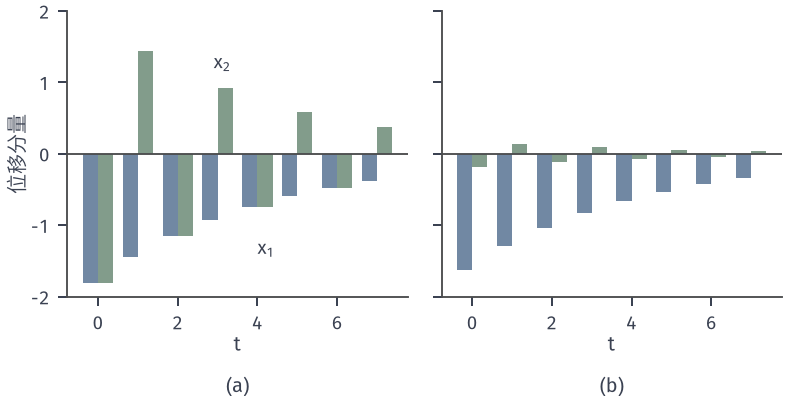

Write the Python code that produced this figure.
from pathlib import Path
import sys
ROOT = next(p for p in Path(__file__).resolve().parents if (p/'build.sh').is_file() and (p/'tex/book.tex').is_file())
sys.path.insert(0, str(ROOT/'figures/00-shared/mathematical-preliminaries-upper/00-shared/comprehension-figures'))
from support import figure, save, BLUE, GREEN, YELLOW, RED, PURPLE, INK, MUTED, GRID, BLUE_FILL, GREEN_FILL, YELLOW_FILL, RED_FILL, PURPLE_FILL
import numpy as np
HERE = Path(__file__).resolve().parent
STROKE = '#4C4D4F'
def panel(fig, left, right, top, bottom, wspace=.25, hspace=.2):
    fig.set_layout_engine(None)
    fig.subplots_adjust(left=left, right=right, top=top, bottom=bottom, wspace=wspace, hspace=hspace)
def tag(fig, ax, s, y=None, d=.085):
    p = ax.get_position(); fig.text((p.x0+p.x1)/2, (p.y0-d) if y is None else y, s, ha='center', va='top')
# 贯穿例：f(x)=(x1^2+9 x2^2)/2，x0=(9,1)，mu=1，L=9，kappa=9。
H = np.array([1., 9.]); X0 = np.array([9., 1.])
def f_ex(x): return .5*(H*np.asarray(x)**2).sum(-1)
def contour_ex(ax, xr, yr, levels):
    X,Y = np.meshgrid(np.linspace(*xr,700), np.linspace(*yr,500))
    ax.contour(X,Y,.5*(X**2+9*Y**2),levels=levels,colors=[BLUE],linewidths=.65)
def path(ax, P, c, ms=3.2, lw=1.2, **k):
    P=np.asarray(P); ax.plot(P[:,0],P[:,1],'-o',color=c,lw=lw,ms=ms,mew=0,zorder=4,**k)
def opt(ax, x=0, y=0): ax.plot([x],[y],'o',ms=4.8,color=RED,mew=0,zorder=6)
# 梯度下降 alpha=1/5 在贯穿例上的每步位移分解与相邻两步平均。
fig,(a,b)=figure(width_mm=112,height_mm=56,ncols=2,sharey=True)
panel(fig,.085,.985,.97,.25,wspace=.1)
P=[X0.copy()]
for t in range(9): P.append(P[-1]-.2*H*P[-1])
P=np.array(P); s=P[1:]-P[:-1]; av=.5*(s[1:]+s[:-1])
w=.38; t=np.arange(8)
for ax,d in ((a,s[:8]),(b,av[:8])):
    ax.bar(t-w/2,d[:,0],w,color=BLUE); ax.bar(t+w/2,d[:,1],w,color=GREEN); ax.axhline(0,color=STROKE,lw=.75)
    ax.set_xlabel('$t$',labelpad=1); ax.set_xticks(range(0,8,2))
a.set_ylabel('位移分量',labelpad=1); a.set_ylim(-2,2)
a.text(4,-1.4,'$x_1$',fontsize=7.5,color=INK); a.text(2.9,1.2,'$x_2$',fontsize=7.5,color=INK)
tag(fig,a,'(a)',y=.05); tag(fig,b,'(b)',y=.05)
save(fig,HERE,'figure',{'alpha':.2})
